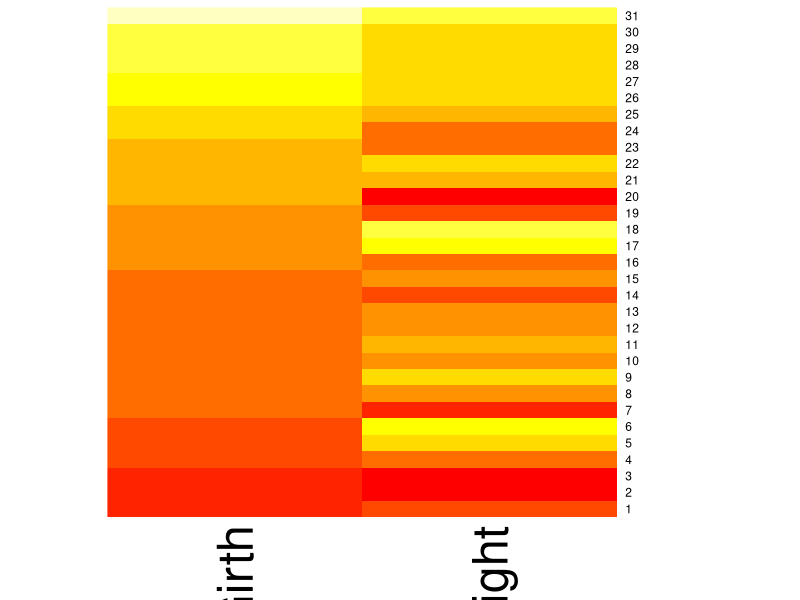

Write the R code that produced this figure.
library(ggplot2)
data(trees)

trees_matrix <- as.matrix(trees[, c("Girth", "Height")])

heatmap(trees_matrix, Rowv = NA, Colv = NA, col = heat.colors(10), scale="column")



